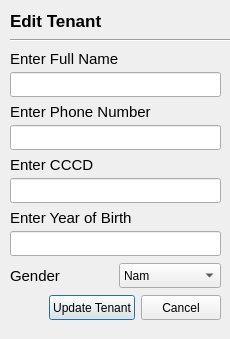
<?xml version="1.0" encoding="UTF-8"?>
<ui version="4.0">
 <class>Edittenant</class>
 <widget class="QDialog" name="Edittenant">
  <property name="geometry">
   <rect>
    <x>0</x>
    <y>0</y>
    <width>230</width>
    <height>339</height>
   </rect>
  </property>
  <property name="windowTitle">
   <string>Edit Tenant</string>
  </property>
  <widget class="Line" name="line">
   <property name="geometry">
    <rect>
     <x>10</x>
     <y>30</y>
     <width>221</width>
     <height>20</height>
    </rect>
   </property>
   <property name="orientation">
    <enum>Qt::Orientation::Horizontal</enum>
   </property>
  </widget>
  <widget class="QLabel" name="label_2">
   <property name="geometry">
    <rect>
     <x>10</x>
     <y>10</y>
     <width>161</width>
     <height>21</height>
    </rect>
   </property>
   <property name="font">
    <font>
     <pointsize>13</pointsize>
     <bold>true</bold>
    </font>
   </property>
   <property name="text">
    <string>Edit Tenant</string>
   </property>
  </widget>
  <widget class="QWidget" name="layoutWidget">
   <property name="geometry">
    <rect>
     <x>10</x>
     <y>50</y>
     <width>211</width>
     <height>271</height>
    </rect>
   </property>
   <layout class="QVBoxLayout" name="verticalLayout">
    <item>
     <layout class="QVBoxLayout" name="verticalLayout_3">
      <item>
       <widget class="QLabel" name="label_3">
        <property name="maximumSize">
         <size>
          <width>16777215</width>
          <height>15</height>
         </size>
        </property>
        <property name="font">
         <font>
          <pointsize>11</pointsize>
         </font>
        </property>
        <property name="text">
         <string>Enter Full Name</string>
        </property>
       </widget>
      </item>
      <item>
       <widget class="QLineEdit" name="newname">
        <property name="minimumSize">
         <size>
          <width>0</width>
          <height>25</height>
         </size>
        </property>
        <property name="placeholderText">
         <string/>
        </property>
       </widget>
      </item>
     </layout>
    </item>
    <item>
     <layout class="QVBoxLayout" name="verticalLayout_5">
      <item>
       <widget class="QLabel" name="label_5">
        <property name="maximumSize">
         <size>
          <width>16777215</width>
          <height>15</height>
         </size>
        </property>
        <property name="font">
         <font>
          <pointsize>11</pointsize>
         </font>
        </property>
        <property name="text">
         <string>Enter Phone Number</string>
        </property>
       </widget>
      </item>
      <item>
       <widget class="QLineEdit" name="newsdt">
        <property name="minimumSize">
         <size>
          <width>0</width>
          <height>25</height>
         </size>
        </property>
        <property name="placeholderText">
         <string/>
        </property>
       </widget>
      </item>
     </layout>
    </item>
    <item>
     <layout class="QVBoxLayout" name="verticalLayout_6">
      <item>
       <widget class="QLabel" name="label_6">
        <property name="maximumSize">
         <size>
          <width>16777215</width>
          <height>15</height>
         </size>
        </property>
        <property name="font">
         <font>
          <pointsize>11</pointsize>
         </font>
        </property>
        <property name="text">
         <string>Enter CCCD</string>
        </property>
       </widget>
      </item>
      <item>
       <widget class="QLineEdit" name="newcccd">
        <property name="minimumSize">
         <size>
          <width>0</width>
          <height>25</height>
         </size>
        </property>
        <property name="placeholderText">
         <string/>
        </property>
       </widget>
      </item>
     </layout>
    </item>
    <item>
     <layout class="QVBoxLayout" name="verticalLayout_7">
      <item>
       <widget class="QLabel" name="label_7">
        <property name="maximumSize">
         <size>
          <width>16777215</width>
          <height>15</height>
         </size>
        </property>
        <property name="font">
         <font>
          <pointsize>11</pointsize>
         </font>
        </property>
        <property name="text">
         <string>Enter Year of Birth</string>
        </property>
       </widget>
      </item>
      <item>
       <widget class="QLineEdit" name="newage">
        <property name="minimumSize">
         <size>
          <width>0</width>
          <height>25</height>
         </size>
        </property>
        <property name="placeholderText">
         <string/>
        </property>
       </widget>
      </item>
     </layout>
    </item>
    <item>
     <layout class="QHBoxLayout" name="horizontalLayout">
      <item>
       <widget class="QLabel" name="label_8">
        <property name="maximumSize">
         <size>
          <width>16777215</width>
          <height>15</height>
         </size>
        </property>
        <property name="font">
         <font>
          <pointsize>11</pointsize>
         </font>
        </property>
        <property name="text">
         <string>Gender</string>
        </property>
       </widget>
      </item>
      <item>
       <widget class="QComboBox" name="comboBox">
        <property name="minimumSize">
         <size>
          <width>0</width>
          <height>25</height>
         </size>
        </property>
        <item>
         <property name="text">
          <string>Nam</string>
         </property>
        </item>
        <item>
         <property name="text">
          <string>Nữ</string>
         </property>
        </item>
       </widget>
      </item>
     </layout>
    </item>
    <item>
     <layout class="QHBoxLayout" name="horizontalLayout_3">
      <item>
       <spacer name="horizontalSpacer_2">
        <property name="orientation">
         <enum>Qt::Orientation::Horizontal</enum>
        </property>
        <property name="sizeHint" stdset="0">
         <size>
          <width>40</width>
          <height>20</height>
         </size>
        </property>
       </spacer>
      </item>
      <item>
       <layout class="QHBoxLayout" name="horizontalLayout_4">
        <item>
         <widget class="QPushButton" name="Edittenantbtn">
          <property name="minimumSize">
           <size>
            <width>55</width>
            <height>25</height>
           </size>
          </property>
          <property name="styleSheet">
           <string notr="true">QPushButton{
/background-color: #34D481;
/color:white;
/border:none;
/border-radius: 8px;
/font-weight:bold;
/font-size: 10px;
}</string>
          </property>
          <property name="text">
           <string>Update Tenant</string>
          </property>
          <property name="checkable">
           <bool>false</bool>
          </property>
         </widget>
        </item>
        <item>
         <widget class="QPushButton" name="pushButton_3">
          <property name="minimumSize">
           <size>
            <width>18</width>
            <height>25</height>
           </size>
          </property>
          <property name="styleSheet">
           <string notr="true">QPushButton{
/background-color: #585858;
/color:white;
/border:none;
/border-radius: 8px;
/font-weight:bold;
/font-size: 10px;
}</string>
          </property>
          <property name="text">
           <string>Cancel</string>
          </property>
          <property name="checkable">
           <bool>true</bool>
          </property>
         </widget>
        </item>
       </layout>
      </item>
     </layout>
    </item>
   </layout>
  </widget>
 </widget>
 <resources/>
 <connections>
  <connection>
   <sender>pushButton_3</sender>
   <signal>toggled(bool)</signal>
   <receiver>Edittenant</receiver>
   <slot>close()</slot>
   <hints>
    <hint type="sourcelabel">
     <x>217</x>
     <y>315</y>
    </hint>
    <hint type="destinationlabel">
     <x>209</x>
     <y>307</y>
    </hint>
   </hints>
  </connection>
 </connections>
</ui>
